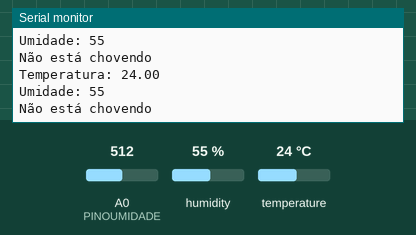
The sketch below on a simulated Arduino Uno, built with avr-gcc and run on an emulated ATmega328P. Parts: the last lines printed to the serial monitor. The test bench sets the inputs (shaded band); at power-on: A0 (PINOUMIDADE) = 512, humidity 55 %, temperature 24 °C.

Above: at 10.8 s.
10.9 s: A0 (PINOUMIDADE) set to 490
At 15.7 s:
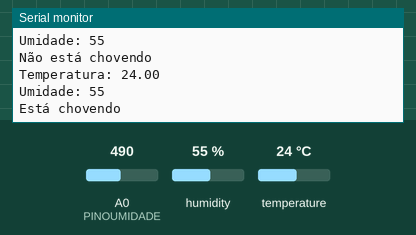
21.5 s: humidity set to 22 %
At 25.7 s:
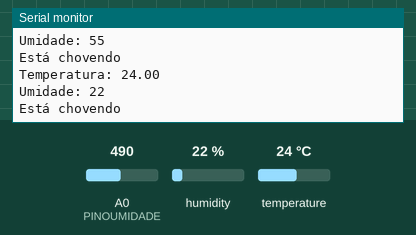
29.0 s: temperature set to 12 °C
At 30.7 s:
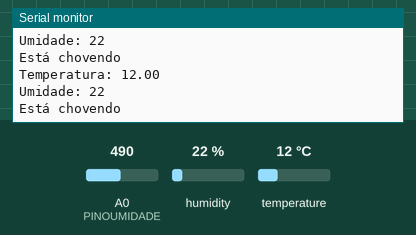
36.5 s: humidity set to 40 %
At 40.7 s:
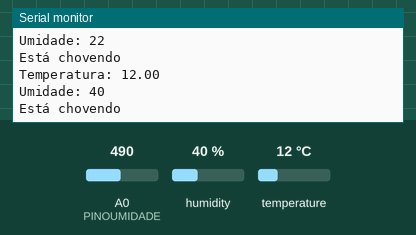
Timing chart, 0 to 42.2 s (numbered marks = the images above; inputs shaded):
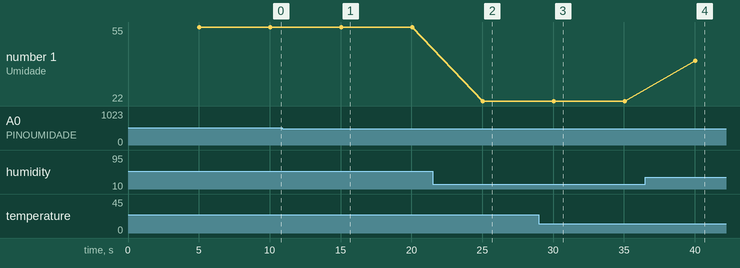

The sketch:

Proj_miniestacao_arduino.ino
```cpp
#include "DHT.h" // Biblioteca utilizada para comunicação com sensor de temperatura
#define PINODHT 2     // Em qual pino o sensor está conectado
#define PINOUMIDADE A0 // Pino onde conectamos o sensor de umidade
#define DHTTYPE DHT11   // DHT 11
#define TEMPOLEITURA 5000 // Tempo de leitura definido em millissegundos


DHT dht(PINODHT, DHTTYPE); // Instância do sensor  dht


float temperaturaCelsius; // Variável responsável por armazenar a temperatura
int umidade; // Variável responsável por armazenar a umidade
unsigned long tempoAnterior; // Variável responsável por controlar a leitura do sensor, sem a utilização de delay

bool lerTemperatura(){ // Função responsável pela leitura do sensor
   umidade = dht.readHumidity(); // Leitura da temperatura
   temperaturaCelsius = dht.readTemperature(); // Leitura da umidade
  if (isnan(umidade) || isnan(temperaturaCelsius)) { // Se o valor retornado pela leitura da temperatura e da umidade não for um número, significa que houve um erro ao ler do sensor
    return false; // Retornamos  falso caso a leitura não tenha sido feita com sucesso
  }
  else{
    return true; // Retornamos verdadeiro caso a leitura tenha sido feita com sucesso
  }
}


bool detectarChuva(){ // Função responsável por detectar se está chovendo ou não
  int umidade = analogRead(PINOUMIDADE); // Leitura do pino analógico onde o sensor de chuva está conectado
  if (umidade>500){ // Se a umidade lida for maior que 500 podemos considerar que não foi detectado respingos de água sobre a superficie do sensor, logo não está chovendo
    return false; // Retornamos falso caso o sensor não detecte a possibilidade de chuva
  }
  else{ // Caso contrário significa que já pode estar chovendo
    return true; // Retornamos verdadeiro caso o sensor detecte a possibilidade de chuva
  }
}

void setup() {
  Serial.begin(9600); // Inicialização da comunicação serial
  dht.begin(); // Inicialização do sensor de temperatura
}

void loop() {
  unsigned long tempoAtual = millis(); // Armazenamos o tempo atual do microcontrolador, através da função millis

  if (tempoAtual - tempoAnterior >= TEMPOLEITURA){  // se a diferença entre o tempo atual, do microcontrolador menos o ultimo tempo lido, for maior ou igual ao tempo de leitura, significa que devemos executar o bloco if
    tempoAnterior = tempoAtual; // registramos o último tempo lido antes do bloco ser executado
    bool statusLeitura = lerTemperatura(); // Função criada para ler o sensor de temperatura
    if (statusLeitura==false){ // Se a função retornar false significa que houve um erro na leitura do sensor, logo não iremos mostrar as variáveis lidas
      Serial.println("Falha na leitura do sensor DHT11"); // Print da mensagem de erro ao ler o sensor
    }
    else{ // Caso contrário mostramos as variáveis de temperatura e umidade lidas
      Serial.print("Temperatura: ");
      Serial.println(temperaturaCelsius);
      Serial.print("Umidade: ");
      Serial.println(umidade);
    }
    bool statusChuva = detectarChuva(); // Função detecta chuva informa se foi detectada chuva ou não
    if (statusChuva==true){ // Caso o sensor detecte a possibildade de chuva a mensagem está chovendo será exibida
      Serial.println("Está chovendo");
    }
    else{ // caso contrário a menasgem não está chovendo será exibida
      Serial.println("Não está chovendo");
    }
  }
}
```

Measured:
- the behaviour switches between 501 and 500 on A0 (PINOUMIDADE) (found by bisection; images 0 and 1)
- after the input at 10.9 s, the serial monitor: prints a new line after 4.2 s (image 1)
- after the input at 21.5 s, the serial monitor: prints a new line after 3.5 s (image 2)
- after the input at 29.0 s, the serial monitor: prints a new line after 1.0 s (image 3)
- after the input at 36.5 s, the serial monitor: prints a new line after 3.5 s (image 4)
- plotted number 1: 55 → 22 after the input at 21.5 s, 22 → 40 after the input at 36.5 s
